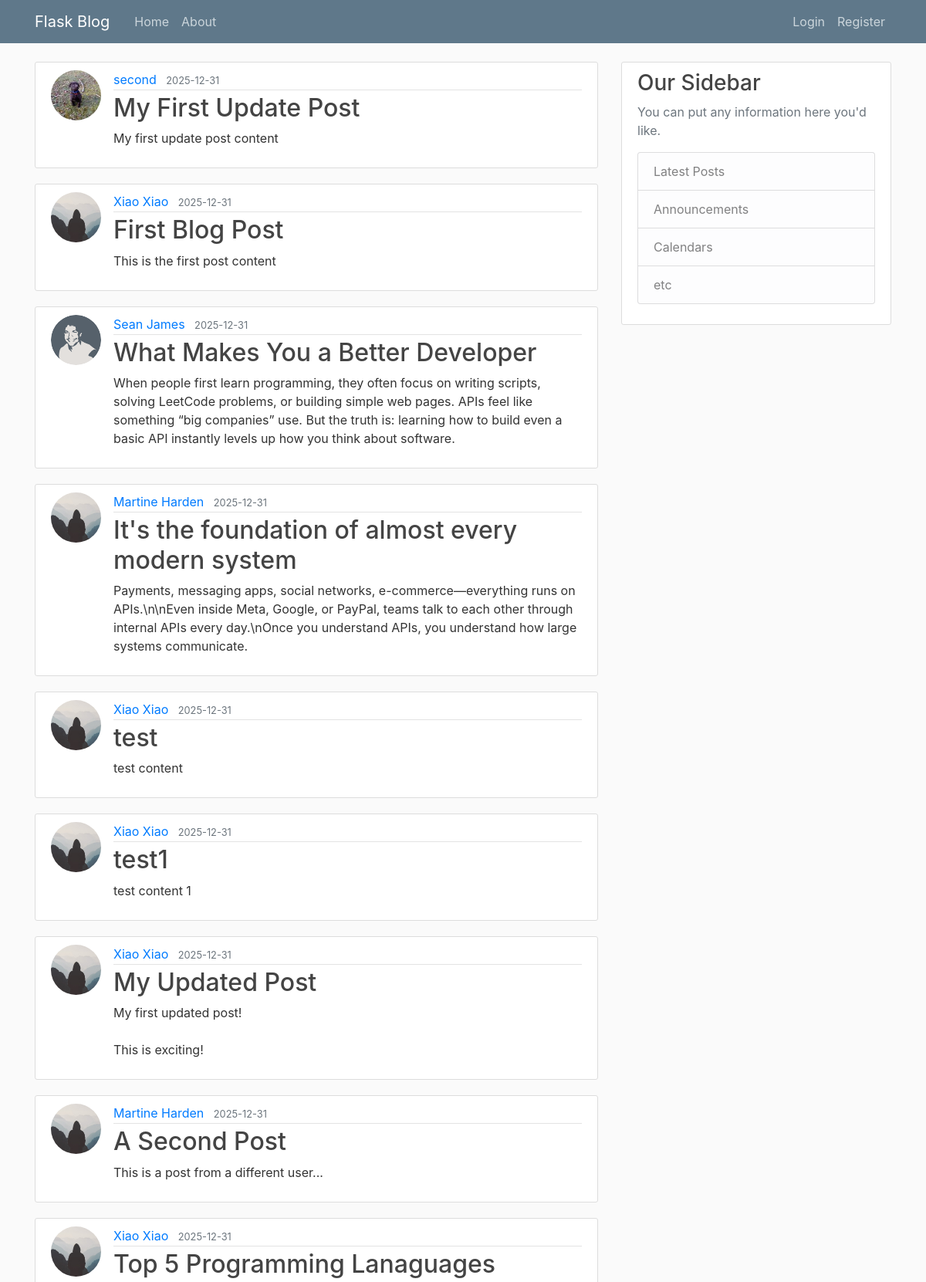
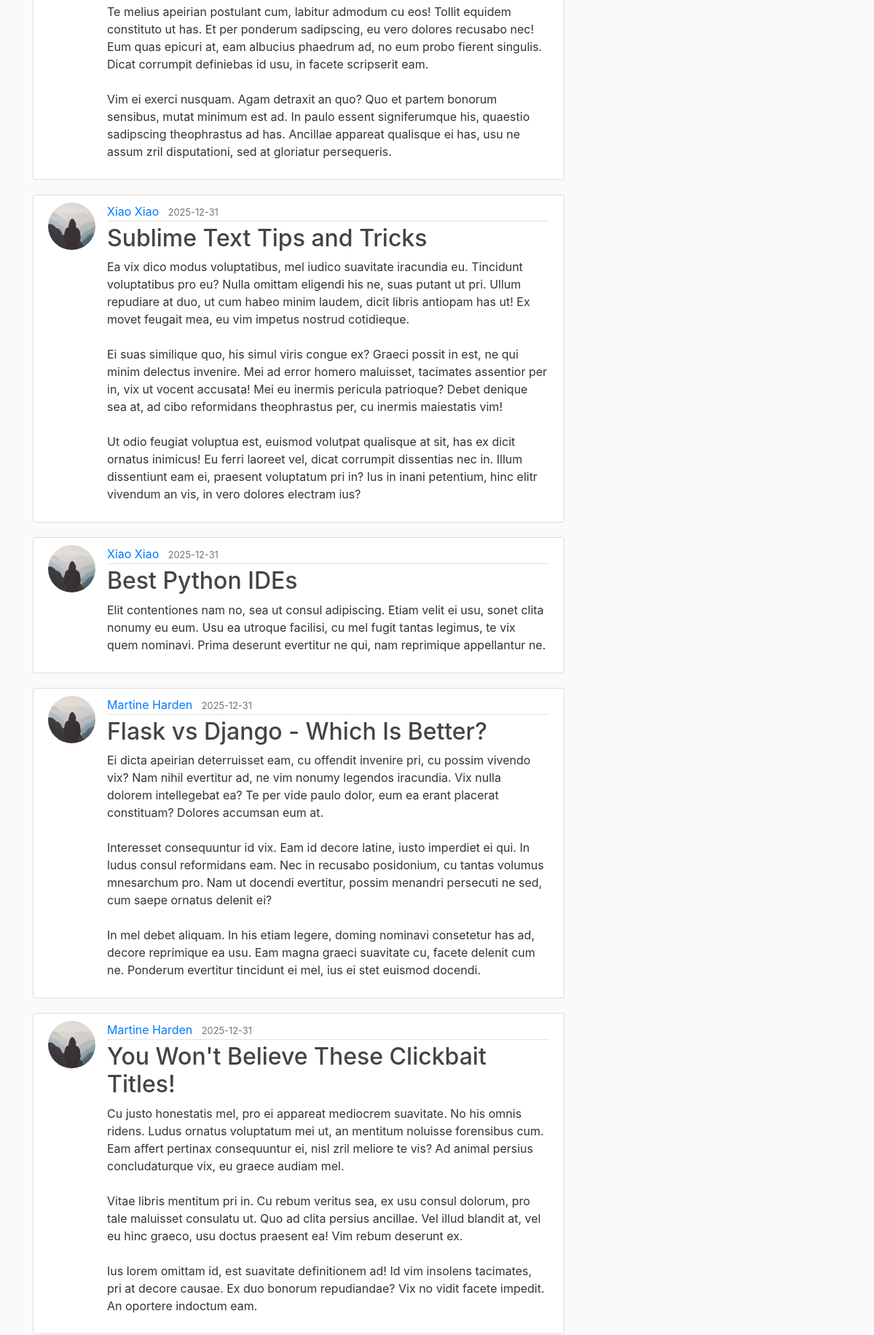
The page /home (upper part) on the database its author committed (2 pictures, top to bottom).
### flaskblog/models.py (models this page shows, shortened)
class Post(db.Model):
    __tablename__ = 'post'
    id = db.Column(db.Integer, primary_key=True)
    title = db.Column(db.String, nullable=False)
    date_posted = db.Column(db.DateTime, nullable=False, default=datetime.now(UTC).replace(tzinfo=None))
    content = db.Column(db.Text, nullable=False)
    user_id = db.Column(db.Integer, db.ForeignKey('user.id'), nullable=False)

class User(db.Model, UserMixin):
    __tablename__ = 'user'  # explicitly name the table
    id = db.Column(db.Integer, primary_key=True)
    username = db.Column(db.String, unique=True, nullable=False)
    email = db.Column(db.String, unique=True, nullable=False)
    image_file = db.Column(db.String, nullable=False, default='default.jpg')
    password = db.Column(db.String, nullable=False)
    posts = db.relationship('Post', backref='author', lazy=True)

### flaskblog/routes.py (the view)
@app.route("/")
@app.route("/home")
def home():
    posts = Post.query.all()
    return render_template("home.html", posts=posts)

### flaskblog/templates/home.html
{% extends "layout.html" %}
{% block content %}
    {% for post in posts %}
        <article class="media content-section">
          <img class="rounded-circle article-img" src="{{ url_for('static', filename='profile_pics/' + post.author.image_file) }}">
          <div class="media-body">
            <div class="article-metadata">
              <a class="mr-2" href="#">{{ post.author.username }}</a>
              <small class="text-muted">{{ post.date_posted.strftime('%Y-%m-%d') }}</small>
            </div>
            <h2><a class="article-title" href="{{ url_for('post', post_id=post.id) }}">{{ post.title }}</a></h2>
            <p class="article-content">{{ post.content }}</p>
          </div>
        </article>
    {% endfor %}
{% endblock content %}

### flaskblog/static/main.css (style rules this page uses)
body { background: #fafafa; color: #333333; margin-top: 5rem; }
h1, h2, h3, h4, h5, h6 { color: #444444; }
.content-section { background: #ffffff; padding: 10px 20px; border: 1px solid #dddddd; border-radius: 3px; margin-bottom: 20px; }
.article-title { color: #444444; }
.article-content { white-space: pre-line; }
.article-img { height: 65px; width: 65px; margin-right: 16px; }
.article-metadata { padding-bottom: 1px; margin-bottom: 4px; border-bottom: 1px solid #e3e3e3 }

### rows shown on the page
Post: image_file (picture), author.username "second", date_posted "2025-12-31", title "My First Update Post", content "My first update post content"
Post: image_file (placeholder picture), author.username "Xiao Xiao", date_posted "2025-12-31", title "First Blog Post", content "This is the first post content"
Post: image_file (picture), author.username "Sean James", date_posted "2025-12-31", title "What Makes You a Better Developer", content "When people first learn programming, they often focus on writing scripts, solving LeetCode problems, or building simple web pages. APIs feel like something “big companies” use. But the truth is: learning how to build even a basic API instantly levels up how you think about software."
Post: image_file (placeholder picture), author.username "Martine Harden", date_posted "2025-12-31", title "It's the foundation of almost every modern system", content "Payments, messaging apps, social networks, e-commerce—everything runs on APIs.\\n\\nEven inside Meta, Google, or PayPal, teams talk to each other through internal APIs every day.\\nOnce you understand APIs, you understand how large systems communicate."
Post: image_file (placeholder picture), author.username "Xiao Xiao", date_posted "2025-12-31", title "test", content "test content"
Post: image_file (placeholder picture), author.username "Xiao Xiao", date_posted "2025-12-31", title "test1", content "test content 1"
Post: image_file (placeholder picture), author.username "Xiao Xiao", date_posted "2025-12-31", title "My Updated Post", content "My first updated post! This is exciting!"
Post: image_file (placeholder picture), author.username "Martine Harden", date_posted "2025-12-31", title "A Second Post", content "This is a post from a different user..."
Post: image_file (placeholder picture), author.username "Xiao Xiao", date_posted "2025-12-31", title "Top 5 Programming Lanaguages", content "Te melius apeirian postulant cum, labitur admodum cu eos! Tollit equidem constituto ut has. Et per ponderum sadipscing, eu vero dolores recusabo nec! Eum quas epicuri at, eam albucius phaedrum ad, no eum probo fierent singulis. Dicat corrumpit definiebas id usu, in facete scripserit eam. Vim ei exerci nusquam. Agam detraxit an quo? Quo et partem bonorum sensibus, mutat minimum est ad. In paulo essent signiferumque his, quaestio sadipscing theophrastus ad has. Ancillae appareat qualisque ei has, usu ne assum zril disputationi, sed at gloriatur persequeris."
Post: image_file (placeholder picture), author.username "Xiao Xiao", date_posted "2025-12-31", title "Sublime Text Tips and Tricks", content "Ea vix dico modus voluptatibus, mel iudico suavitate iracundia eu. Tincidunt voluptatibus pro eu? Nulla omittam eligendi his ne, suas putant ut pri. Ullum repudiare at duo, ut cum habeo minim laudem, dicit libris antiopam has ut! Ex movet feugait mea, eu vim impetus nostrud cotidieque. Ei suas similique quo, his simul viris congue ex? Graeci possit in est, ne qui minim delectus invenire. Mei ad error homero maluisset, tacimates assentior per in, vix ut vocent accusata! Mei eu inermis pericula patrioque? Debet denique sea at, ad cibo reformidans theophrastus per, cu inermis maiestatis vim! Ut odio feugiat voluptua est, euismod volutpat qualisque at sit, has ex dicit ornatus inimicus! Eu…"
Post: image_file (placeholder picture), author.username "Xiao Xiao", date_posted "2025-12-31", title "Best Python IDEs", content "Elit contentiones nam no, sea ut consul adipiscing. Etiam velit ei usu, sonet clita nonumy eu eum. Usu ea utroque facilisi, cu mel fugit tantas legimus, te vix quem nominavi. Prima deserunt evertitur ne qui, nam reprimique appellantur ne."
Post: image_file (placeholder picture), author.username "Martine Harden", date_posted "2025-12-31", title "Flask vs Django - Which Is Better?", content "Ei dicta apeirian deterruisset eam, cu offendit invenire pri, cu possim vivendo vix? Nam nihil evertitur ad, ne vim nonumy legendos iracundia. Vix nulla dolorem intellegebat ea? Te per vide paulo dolor, eum ea erant placerat constituam? Dolores accumsan eum at. Interesset consequuntur id vix. Eam id decore latine, iusto imperdiet ei qui. In ludus consul reformidans eam. Nec in recusabo posidonium, cu tantas volumus mnesarchum pro. Nam ut docendi evertitur, possim menandri persecuti ne sed, cum saepe ornatus delenit ei? In mel debet aliquam. In his etiam legere, doming nominavi consetetur has ad, decore reprimique ea usu. Eam magna graeci suavitate cu, facete delenit cum ne. Ponderum…"
Post: image_file (placeholder picture), author.username "Martine Harden", date_posted "2025-12-31", title "You Won't Believe These Clickbait Titles!", content "Cu justo honestatis mel, pro ei appareat mediocrem suavitate. No his omnis ridens. Ludus ornatus voluptatum mei ut, an mentitum noluisse forensibus cum. Eam affert pertinax consequuntur ei, nisl zril meliore te vis? Ad animal persius concludaturque vix, eu graece audiam mel. Vitae libris mentitum pri in. Cu rebum veritus sea, ex usu consul dolorum, pro tale maluisset consulatu ut. Quo ad clita persius ancillae. Vel illud blandit at, vel eu hinc graeco, usu doctus praesent ea! Vim rebum deserunt ex. Ius lorem omittam id, est suavitate definitionem ad! Id vim insolens tacimates, pri at decore causae. Ex duo bonorum repudiandae? Vix no vidit facete impedit. An oportere indoctum eam."
